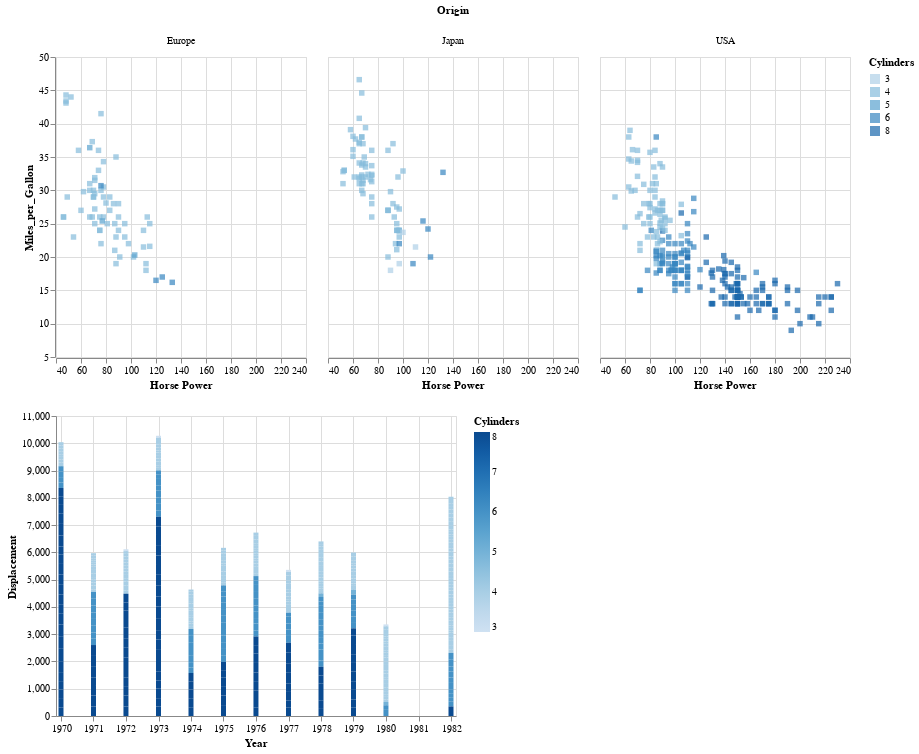

The notebook cell saved with this chart:
### Code cell
hist = alt.Chart(cars).mark_bar().encode(
        alt.X('Year'),
        alt.Y('Displacement'),
        color='Cylinders:Q')

alt.vconcat(scatter,hist)

### Figure 1 — Vega-Lite specification as saved in the notebook (floating-point values rounded to 4 significant figures; data arrays with more than 128 entries replaced by an {"elided": "..."} marker saying what was removed)
{"config": {"view": {"continuousWidth": 400, "continuousHeight": 300}}, "vconcat": [{"mark": {"type": "square", "filled": true}, "encoding": {"color": {"type": "ordinal", "field": "Cylinders"}, "column": {"type": "nominal", "field": "Origin"}, "x": {"type": "quantitative", "field": "Horsepower", "scale": {"zero": false}, "title": "Horse Power"}, "y": {"type": "quantitative", "field": "Miles_per_Gallon", "scale": {"zero": false}}}, "width": 250}, {"mark": "bar", "encoding": {"color": {"type": "quantitative", "field": "Cylinders"}, "x": {"type": "temporal", "field": "Year"}, "y": {"type": "quantitative", "field": "Displacement"}}}], "data": {"name": "data-f02450ab61490a1363517a0190416235"}, "$schema": "https://vega.github.io/schema/vega-lite/v4.8.1.json", "datasets": {"data-f02450ab61490a1363517a0190416235": {"elided": "406 records"}}}
